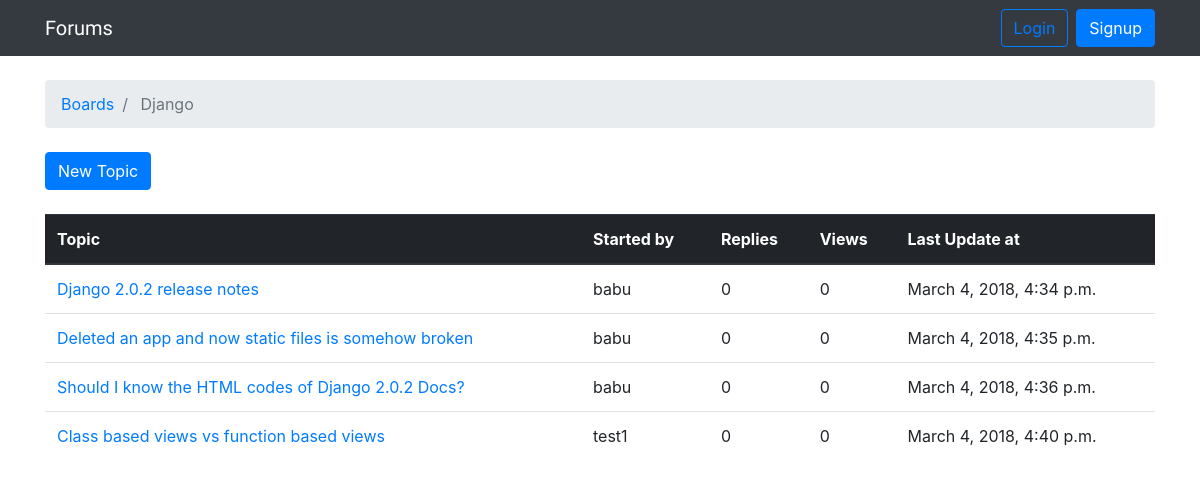
The app's page /boards/1/ with its own data.
### forums/models.py (models this page shows, shortened)
class Board(models.Model):
    name = models.CharField(max_length=30, unique=True)
    description = models.CharField(max_length=100)

class Topic(models.Model):
    subject = models.CharField(max_length=256)
    last_updated = models.DateTimeField(auto_now_add=True)
    board = models.ForeignKey(
        Board,
        on_delete=models.CASCADE,
        related_name='topics',
    )
    starter = models.ForeignKey(
        settings.AUTH_USER_MODEL,
        on_delete=models.CASCADE,
        related_name='topics',
    )
    def get_absolute_url(self):
        return reverse('topic_posts', kwargs={
            'pk': self.board.pk,
            'topic_pk': self.pk
        })

### users/models.py (models this page shows)
class CustomUser(AbstractUser):
    objects = CustomUserManager()

### forums/views.py (the view)
# urls.py: path('boards/<int:pk>/', views.BoardDetailView.as_view(), name='board_topics'),
class BoardDetailView(DetailView):
    template_name = 'board_topics.html'
    context_object_name = 'board'
    model = Board

### templates/board_topics.html (shortened to what this page needs)
{% extends 'base.html' %}
{% block breadcrumb %}
<li class="breadcrumb-item">
    <a href="{% url 'home' %}">Boards</a>
</li>
<li class="breadcrumb-item active">
    {{ board.name }}
</li>
{% endblock %}
{% block content %}
<div class="mb-4">
    <a href="{% url 'new_topic' board.pk %}" class="btn btn-primary">
        New Topic
    </a>
</div>
<table class="table">
    <thead class="thead-dark">
        <tr>
            <th>Topic</th>
            <th>Started by</th>
            <th>Replies</th>
            <th>Views</th>
            <th>Last Update at</th>
        </tr>
    </thead>
    <tbody>
        {% for topic in board.topics.all %}
            <tr>
                <td>
                    <a href="{{ topic.get_absolute_url }}">
                        {{ topic.subject }}
                    </a>
                </td>
                <td>{{ topic.starter.username }}</td>
                <td class="align-middle">0</td>
                <td class="align-middle">0</td>
                <td>{{ topic.last_updated }}</td>
            </tr>
        {% endfor %}
    </tbody>
</table>
{% endblock %}

### records on screen
Board: name "Django"
Topic: subject "Django 2.0.2 release notes", starter.username "babu", last_updated "March 4, 2018, 4:34 p.m."
Topic: subject "Deleted an app and now static files is somehow broken", starter.username "babu", last_updated "March 4, 2018, 4:35 p.m."
Topic: subject "Should I know the HTML codes of Django 2.0.2 Docs?", starter.username "babu", last_updated "March 4, 2018, 4:36 p.m."
Topic: subject "Class based views vs function based views", starter.username "test1", last_updated "March 4, 2018, 4:40 p.m."
